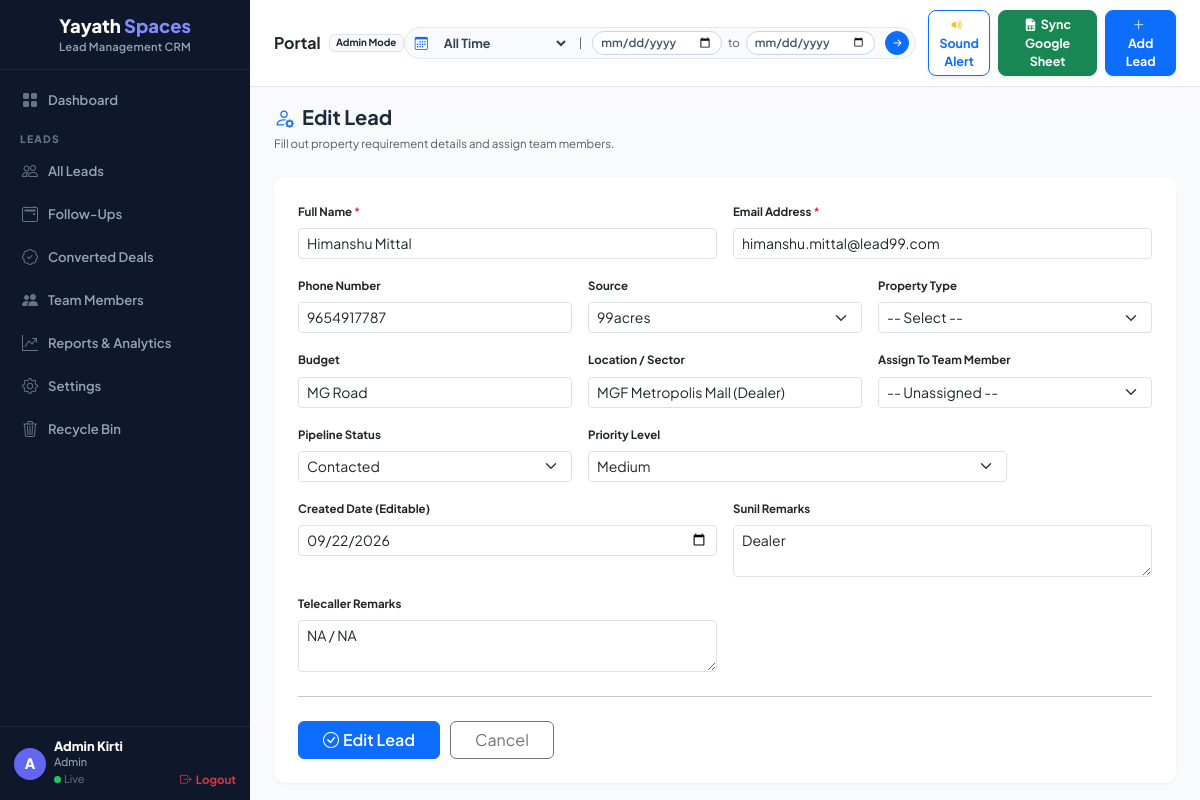
Page /leads/1005/edit (signed in) on the committed database.
### models.py (models this page shows, shortened)
class User(db.Model):
    __tablename__ = 'users'
    id = db.Column(db.Integer, primary_key=True)
    user_id_name = db.Column(db.String(100), nullable=True)
    name = db.Column(db.String(255), nullable=False)
    email = db.Column(db.String(255), nullable=False, unique=True)
    password = db.Column(db.String(255), nullable=True, default='Password@123')
    role = db.Column(db.String(50), nullable=False, default='Sales Executive')  # Admin, Manager, Sales Executive
    status = db.Column(db.String(20), nullable=False, default='Active')
    created_at = db.Column(db.DateTime, default=datetime.utcnow)

class Lead(db.Model):
    __tablename__ = 'leads'
    id = db.Column(db.Integer, primary_key=True)
    name = db.Column(db.String(255), nullable=False)
    email = db.Column(db.String(255), nullable=False)
    phone = db.Column(db.String(50), nullable=True)
    source = db.Column(db.String(100), nullable=True, default='99acres')
    property_type = db.Column(db.String(100), nullable=True)
    budget = db.Column(db.String(100), nullable=True)
    location = db.Column(db.String(255), nullable=True)
    status = db.Column(db.String(50), nullable=False, default='New')
    priority = db.Column(db.String(20), nullable=False, default='Medium')
    assigned_to = db.Column(db.String(255), nullable=True)
    is_imported = db.Column(db.Boolean, default=False)
    sunil_remarks = db.Column(db.Text, nullable=True)
    telecaller_remarks = db.Column(db.Text, nullable=True)
    listing_id = db.Column(db.String(100), nullable=True)
    response_from = db.Column(db.String(100), nullable=True)
    is_deleted = db.Column(db.Boolean, default=False)
    deleted_at = db.Column(db.DateTime, nullable=True)
    created_at = db.Column(db.DateTime, default=datetime.utcnow)
    updated_at = db.Column(db.DateTime, default=datetime.utcnow, onupdate=datetime.utcnow)
    notes = db.relationship('Note', backref='lead', lazy=True, cascade='all, delete-orphan')
    followups = db.relationship('FollowUp', backref='lead', lazy=True, cascade='all, delete-orphan')
    tasks = db.relationship('Task', backref='lead', lazy=True, cascade='all, delete-orphan')
    activities = db.relationship('ActivityLog', backref='lead', lazy=True, cascade='all, delete-orphan')

### routes.py (the view, shortened to what this page needs)
@web_bp.route('/leads/<int:lid>/edit', methods=['GET', 'POST'])
def edit_lead(lid):
    if session.get('user_role') == 'Viewer':
        flash('Permission denied: Viewer role has read-only access.', 'danger')
        return redirect(url_for('web.lead_detail', lid=lid))
    lead = Lead.query.get_or_404(lid)
    users = User.query.filter_by(status='Active').all()
    return render_template('lead_form.html', lead=lead, action='Edit', users=users)

### templates/lead_form.html (shortened to what this page needs)
{% extends "base.html" %}
{% block content %}
<div class="mb-4">
    <h3 class="fw-bold fs-5 mb-1"><i class="bi bi-person-gear text-primary me-2"></i>{{ action }} Lead</h3>
    <small class="text-muted">Fill out property requirement details and assign team members.</small>
</div>
<div class="card card-custom p-4">
    <form method="POST">
        <div class="row g-3">
            <div class="col-md-6">
                <label class="form-label fw-bold small">Full Name <span class="text-danger">*</span></label>
                <input type="text" name="name" class="form-control form-control-sm" value="{{ lead.name if lead else '' }}" placeholder="e.g. Ankit Verma" required>
            </div>
            <div class="col-md-6">
                <label class="form-label fw-bold small">Email Address <span class="text-danger">*</span></label>
                <input type="email" name="email" class="form-control form-control-sm" value="{{ lead.email if lead else '' }}" placeholder="ankit@example.com" required>
            </div>
            <div class="col-md-4">
                <label class="form-label fw-bold small">Phone Number</label>
                <input type="text" name="phone" class="form-control form-control-sm" value="{{ lead.phone if lead else '' }}" placeholder="e.g. 9876543210">
            </div>
            <div class="col-md-4">
                <label class="form-label fw-bold small">Source</label>
                <select name="source" class="form-select form-select-sm">
                    <option value="99acres" {{ 'selected' if not lead or lead.source == '99acres' }}>99acres</option>
                </select>
            </div>
            <div class="col-md-4">
                <label class="form-label fw-bold small">Property Type</label>
                <select name="property_type" class="form-select form-select-sm">
                    <option value="">-- Select --</option>
                </select>
            </div>
            <div class="col-md-4">
                <label class="form-label fw-bold small">Budget</label>
                <input type="text" name="budget" class="form-control form-control-sm" placeholder="e.g. 50L - 1Cr" value="{{ lead.budget if lead else '' }}">
            </div>
            <div class="col-md-4">
                <label class="form-label fw-bold small">Location / Sector</label>
                <input type="text" name="location" class="form-control form-control-sm" placeholder="e.g. Sector 62, Noida" value="{{ lead.location if lead else '' }}">
            </div>
            <div class="col-md-4">
                <label class="form-label fw-bold small">Assign To Team Member</label>
                <select name="assigned_to" class="form-select form-select-sm">
                    <option value="">-- Unassigned --</option>
                </select>
            </div>
            <div class="col-md-4">
                <label class="form-label fw-bold small">Pipeline Status</label>
                <select name="status" class="form-select form-select-sm">
                    {% for s in ['New','Contacted','Qualified','Meeting Done','Proposal Sent','Active Pipeline','Deal Close','Lost'] %}
                    <option value="{{ s }}" {{ 'selected' if lead and lead.status == s }}>{{ s }}</option>
                    {% endfor %}
                </select>
            </div>
            <div class="col-md-6">
                <label class="form-label fw-bold small">Priority Level</label>
                <select name="priority" class="form-select form-select-sm">
                    {% for p in ['High','Medium','Low'] %}
                    <option value="{{ p }}" {{ 'selected' if lead and lead.priority == p }}>{{ p }}</option>
                    {% endfor %}
                </select>
            </div>
            <div class="col-md-6">
                <label class="form-label fw-bold small">Created Date (Editable)</label>
                <input type="date" name="created_date" class="form-control form-control-sm" value="{{ lead.created_at.strftime('%Y-%m-%d') if lead and lead.created_at else '' }}">
            </div>
            <div class="col-md-6">
                <label class="form-label fw-bold small">Sunil Remarks</label>
                <textarea name="sunil_remarks" class="form-control form-control-sm" rows="2" placeholder="e.g. Client Meeting Done / Big Boss Test Query">{{ lead.sunil_remarks if lead else '' }}</textarea>
            </div>
            <div class="col-md-6">
                <label class="form-label fw-bold small">Telecaller Remarks</label>
                <textarea name="telecaller_remarks" class="form-control form-control-sm" rows="2" placeholder="e.g. Call back requested / Simmy remarks">{{ lead.telecaller_remarks if lead else '' }}</textarea>
            </div>
        </div>
        <hr class="my-4">
        <button type="submit" class="btn btn-primary px-4 fw-semibold"><i class="bi bi-check-circle me-1"></i>{{ action }} Lead</button>
        <a href="/leads" class="btn btn-outline-secondary px-4 ms-2">Cancel</a>
    </form>
</div>
{% endblock %}

### templates/base.html (shortened to what this page needs)
<!DOCTYPE html>
<html lang="en">
<head>
    <link href="https://cdn.jsdelivr.net/npm/bootstrap@5.3.2/dist/css/bootstrap.min.css" rel="stylesheet">
    <link href="https://cdn.jsdelivr.net/npm/bootstrap-icons@1.11.1/font/bootstrap-icons.css" rel="stylesheet">
</head>
<body>
<div class="sidebar">
    <div class="sidebar-brand">
        <div class="brand-title">
            <span class="brand-black">Yayath</span> <span class="brand-purple">Spaces</span>
        </div>
        <div class="brand-subtitle">Lead Management CRM</div>
    </div>
    <div class="sidebar-menu">
        <a href="/" class="sidebar-nav-item {{ 'active' if request.endpoint == 'web.dashboard' }}">
            <i class="bi bi-grid-fill"></i>Dashboard
        </a>
        <div class="menu-header">LEADS</div>
        <a href="/leads" class="sidebar-nav-item {{ 'active' if request.endpoint == 'web.leads_list' and not request.args.get('status') }}">
            <i class="bi bi-people"></i>All Leads
        </a>
        <a href="/tasks" class="sidebar-nav-item {{ 'active' if request.endpoint == 'web.tasks_list' }}">
            <i class="bi bi-calendar2-event"></i>Follow-Ups
        </a>
        <a href="/leads?status=Deal+Close" class="sidebar-nav-item {{ 'active' if request.args.get('status') == 'Deal Close' }}">
            <i class="bi bi-patch-check"></i>Converted Deals
        </a>
        {% if session.get('user_role') in ('Admin', 'Manager') %}
        <a href="/users" class="sidebar-nav-item {{ 'active' if request.endpoint in ('web.users_list', 'web.add_user', 'web.edit_user') }}">
            <i class="bi bi-people-fill"></i>Team Members
        </a>
        {% endif %}
        <a href="/reports" class="sidebar-nav-item {{ 'active' if request.endpoint == 'web.reports' }}">
            <i class="bi bi-graph-up-arrow"></i>Reports & Analytics
        </a>
        {% if session.get('user_role') in ('Admin', 'Manager') %}
        <a href="/settings" class="sidebar-nav-item {{ 'active' if request.endpoint == 'web.settings' }}">
            <i class="bi bi-gear"></i>Settings
        </a>
        <a href="/trash" class="sidebar-nav-item {{ 'active' if request.endpoint == 'web.trash_list' }}">
            <i class="bi bi-trash3"></i>Recycle Bin
        </a>
        {% endif %}
    </div>
    <div class="sidebar-user-footer">
        <div class="d-flex align-items-center w-100">
            <div class="user-avatar">{{ (session.get('user_name') or 'U')[0].upper() }}</div>
            <div class="user-info">
                <div class="user-name text-truncate" style="max-width: 110px;">{{ session.get('user_name') or 'User' }}</div>
                <div class="user-role">{{ session.get('user_role') or 'Role' }}</div>
                <div class="mt-0.5 small d-flex align-items-center">
                    <span class="status-dot-live"></span>
                    <span class="text-secondary me-2" style="font-size:0.68rem;">Live</span>
                    <a href="/logout" class="text-danger text-decoration-none fw-bold ms-auto" style="font-size:0.72rem;"><i class="bi bi-box-arrow-right me-1"></i>Logout</a>
                </div>
            </div>
        </div>
    </div>
</div>
<div class="main-content">
    <div class="top-header-bar">
        <div class="d-flex align-items-center">
            <span class="fw-bold fs-6 text-dark me-2">
                {% if request.endpoint == 'web.dashboard' %}Dashboard Overview{% elif request.endpoint == 'web.leads_list' %}Lead Directory{% elif request.endpoint == 'web.users_list' %}Team Management{% else %}Portal{% endif %}
            </span>
            <span class="badge bg-light text-dark border">{{ session.get('user_role', 'Member') }} Mode</span>
        </div>
        <form method="GET" action="/" class="d-flex align-items-center gap-2">
            <div class="date-filter-pill-group">
                <i class="bi bi-calendar3 text-primary ms-1"></i>
                <select name="time_filter" onchange="this.form.submit()">
                    <option value="all_time" {{ 'selected' if request.args.get('time_filter', 'all_time') == 'all_time' }}>All Time</option>
                </select>
                <span class="text-muted small px-1">|</span>
                <input type="date" name="start_date" value="{{ request.args.get('start_date', '') }}" title="Start Date">
                <span class="text-muted small">to</span>
                <input type="date" name="end_date" value="{{ request.args.get('end_date', '') }}" title="End Date">
                <button type="submit" class="btn btn-sm btn-primary rounded-circle p-1 ms-1 d-flex align-items-center justify-content-center" style="width:24px; height:24px;" title="Filter">
                    <i class="bi bi-arrow-right-short" style="font-size:1rem;"></i>
                </button>
            </div>
            <button type="button" class="btn btn-sm btn-outline-primary fw-bold rounded-3 px-2 py-1.5 shadow-sm ms-1" onclick="playAudioNotificationChime()" style="font-size:0.78rem;" title="Play Sound Notification Chime">
                <i class="bi bi-volume-up-fill me-1 text-warning"></i>Sound Alert
            </button>
            {% if session.get('user_role') != 'Viewer' %}
            <a href="/sync-google-sheet-now" class="btn btn-sm btn-success fw-bold rounded-3 px-3 py-1.5 shadow-sm" style="font-size:0.78rem;" title="Sync latest leads from Google Sheet">
                <i class="bi bi-file-earmark-spreadsheet-fill me-1"></i>Sync Google Sheet
            </a>
            <a href="/leads/add" class="btn btn-sm btn-primary fw-bold rounded-3 px-3 py-1.5 shadow-sm" style="font-size:0.78rem;">
                <i class="bi bi-plus-lg me-1"></i>Add Lead
            </a>
            {% endif %}
        </form>
    </div>
    <div class="content-body">
        {% block content %}{% endblock %}
    </div>
</div>
</body>
</html>

### rows in the picture
User: name "Admin Kirti"
Lead: name "Himanshu Mittal", email "himanshu.mittal@lead99.com", phone "9654917787", budget "MG Road", location "MGF Metropolis Mall (Dealer)", created_date "09/22/2026", sunil_remarks "Dealer", telecaller_remarks "NA / NA"

### other values in the picture
{{ (session.get('user_name') or 'U')[0].upper() }} "A"
{{ session.get('user_role') or 'Role' }} "Admin"
{{ session.get('user_role', 'Member') }} "Admin"
{{ action }} "Edit"
form field status "Contacted"
form field priority "Medium"
